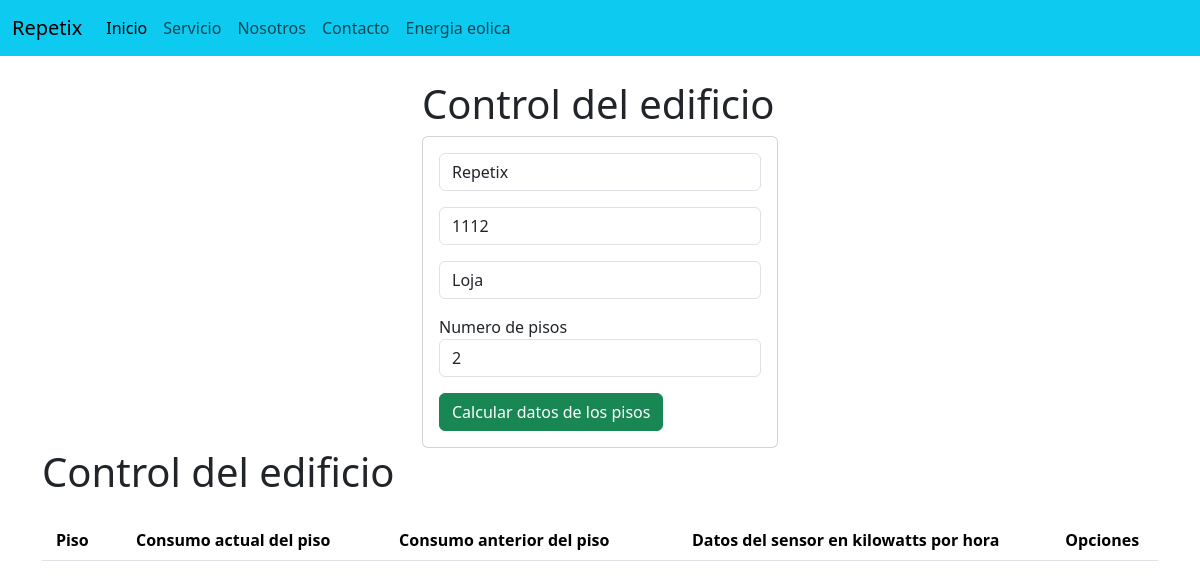
The page /control/1112 on the database its author committed.
### Repetix/models.py (models this page shows, shortened)
class Edificio(models.Model):
    nombre = models.CharField(max_length=100)
    codigo = models.CharField(max_length=20, unique=True)
    ubicacion = models.CharField(max_length=100)
    numero_pisos = models.PositiveIntegerField()  # Cambiado a PositiveIntegerField

### Repetix/views.py (the view)
# urls.py: path('control/', views.control, name='control'),
def control(request, codigo):
    edificio = Edificio.objects.get(codigo=codigo)
    return render(request, "ControlarEdificio.html", {"edificio": edificio})

### Repetix/Templates/ControlarEdificio.html (shortened to what this page needs)
{% extends './base.html' %}
{% block body %}
  <div class="row">
    <div class="col-md-4 offset-md-4">
      <h1>Control del edificio</h1>
      <div class="card">
        <div class="card-body py-2">
          <form action="/registrar_piso/" method="POST">
            <div class="form-group py-2">
              <input type="text" id="nombre_edificio" name="nombre_edificio" value="{{edificio.nombre}}" class="form-control" placeholder="Nombre del edificio" readonly required />
            </div>
            <div class="form-group py-2">
              <input type="text" id="numero_edificio" name="numero_edificio" value="{{edificio.codigo}}" class="form-control" placeholder="Numero del edificio" readonly required />
            </div>
            <div class="form-group py-2">
              <input type="text" id="ubicacion_edificio" name="ubicacion_edificio" value="{{edificio.ubicacion}}" class="form-control" placeholder="ubicacion del edificio" readonly required />
            </div>
            <div class="form-group py-2">
              <label for="numero_pisos">Numero de pisos</label>
              <input type="number" id="numero_pisos" name="numero_pisos" value="{{edificio.numero_pisos}}" class="form-control" placeholder="Numero de pisos" onchange="mostrarRegistrarPisos()" required />
            </div>
            <div class="form-group py-2">
              <button type="submit" class="btn btn-success btn-block text-white">Calcular datos de los pisos</button>
            </div>
          </form>
        </div>
      </div>
    </div>
  </div>
  <div class="table-responsive">
    <h1>Control del edificio</h1>
    <div class="table-responsive py-3">
      <table class="table table-striped">
        <thead>
          <tr>
            <th>Piso</th>
            <th>Consumo actual del piso</th>
            <th>Consumo anterior del piso</th>
            <th>Datos del sensor en kilowatts por hora</th>
            <th colspan="2">Opciones</th>
          </tr>
        </thead>
      </table>
    </div>
  </div>
{% endblock %}

### Repetix/static/css/AccederEdificio.css (style rules this page uses)
th, td { text-align: center; vertical-align: middle; }

### rows shown on the page
Edificio: nombre_edificio "Repetix", numero_edificio "1112", ubicacion_edificio "Loja", numero_pisos "2"
